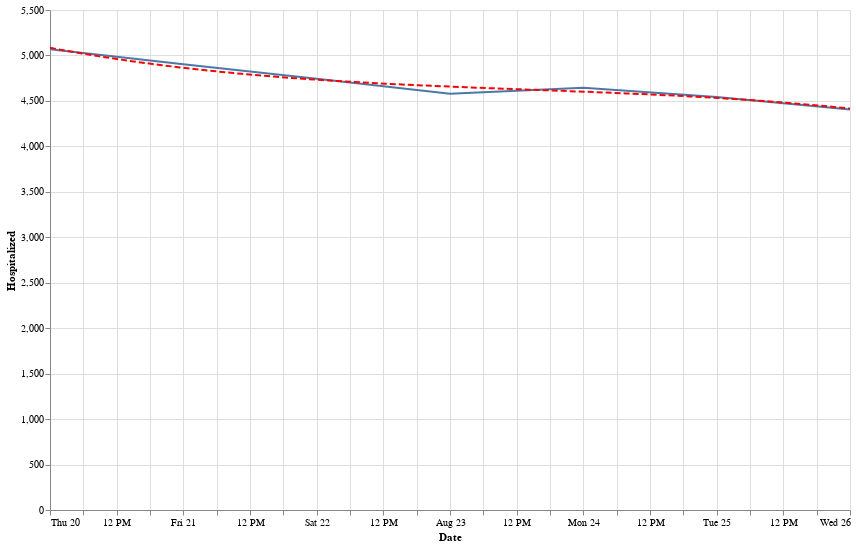

The notebook cell saved with this chart:
### Code cell
state = alt.Chart(data[data['State'] == 'FL'].sort_values('Date').tail(7)).mark_line().encode(
    x='Date:T',
    y='Hospitalized:Q'
)
reg = state.transform_regression("Date", "Hospitalized", method="poly").mark_line(color='red', strokeDash=[6,3])
(state+reg).properties(width=800, height=500).interactive()

### Figure 1 — Vega-Lite specification as saved in the notebook (floating-point values rounded to 4 significant figures)
{"config": {"view": {"continuousWidth": 400, "continuousHeight": 300}}, "layer": [{"mark": "line", "encoding": {"x": {"type": "temporal", "field": "Date"}, "y": {"type": "quantitative", "field": "Hospitalized"}}, "selection": {"selector008": {"type": "interval", "bind": "scales", "encodings": ["x", "y"]}}}, {"mark": {"type": "line", "color": "red", "strokeDash": [6, 3]}, "encoding": {"x": {"type": "temporal", "field": "Date"}, "y": {"type": "quantitative", "field": "Hospitalized"}}, "transform": [{"on": "Date", "regression": "Hospitalized", "method": "poly"}]}], "data": {"name": "data-e0cfc6ebce6b69bafe7ed0803155fa42"}, "height": 500, "width": 800, "$schema": "https://vega.github.io/schema/vega-lite/v4.0.2.json", "datasets": {"data-e0cfc6ebce6b69bafe7ed0803155fa42": [{"State": "FL", "Date": "08-20-2020", "Confirmed": 588600.0, "Deaths": 10050.0, "Recovered": 0.0, "Confirmed_New": 4555.0, "Deaths_New": 117.0, "Recovered_New": 0.0, "Active": 578600.0, "positive": 588600.0, "negative": 3747000.0, "pending": 3604.0, "Hospitalized": 5067.0, "hospitalizedCumulative": 36070.0, "inIcuCurrently": null, "inIcuCumulative": null, "onVentilatorCurrently": null, "onVentilatorCumulative": null, "recovered": null, "dataQualityGrade": "A", "lastUpdateEt": "8/19/2020 23:59", "dateModified": "2020-08-19T23:59:00Z", "checkTimeEt": "08/19 19:59", "death": 10190.0, "hospitalized": 36070.0, "dateChecked": "2020-08-19T23:59:00Z", "totalTestsViral": 5856000.0, "positiveTestsViral": 753400.0, "negativeTestsViral": 5071000.0, "positiveCasesViral": 588600.0, "deathConfirmed": 10190.0, "deathProbable": null, "totalTestEncountersViral": null, "totalTestsPeopleViral": 4342000.0, "totalTestsAntibody": 409000.0, "positiveTestsAntibody": 27320.0, "negativeTestsAntibody": 381600.0, "totalTestsPeopleAntibody": 401900.0, "positiveTestsPeopleAntibody": 26790.0, "negativeTestsPeopleAntibody": 375000.0, "totalTestsPeopleAntigen": null, "positiveTestsPeopleAntigen": 6338.0, "totalTestsAntigen": null, "positiveTestsAntigen": null, "fips": 12.0, "positiveIncrease": 4555.0, "negativeIncrease": 24960.0, "total": 4339000.0, "totalTestResultsSource": "posNeg", "totalTestResults": 4336000.0, "totalTestResultsIncrease": 29510.0, "posNeg": 4336000.0, "deathIncrease": 119.0, "hospitalizedIncrease": 450.0, "hash": "644335f834345bb8bd7a13a9e5c7a213901685a1", "commercialScore": 0.0, "negativeRegularScore": 0.0, "negativeScore": 0.0, "positiveScore": 0.0, "score": 0.0, "grade": null}, {"State": "FL", "Date": "08-21-2020", "Confirmed": 593300.0, "Deaths": 10170.0, "Recovered": 0.0, "Confirmed_New": 4684.0, "Deaths_New": 119.0, "Recovered_New": 0.0, "Active": 583100.0, "positive": 593300.0, "negative": 3774000.0, "pending": 3564.0, "Hospitalized": 4902.0, "hospitalizedCumulative": 36420.0, "inIcuCurrently": null, "inIcuCumulative": null, "onVentilatorCurrently": null, "onVentilatorCumulative": null, "recovered": null, "dataQualityGrade": "A", "lastUpdateEt": "8/20/2020 23:59", "dateModified": "2020-08-20T23:59:00Z", "checkTimeEt": "08/20 19:59", "death": 10300.0, "hospitalized": 36420.0, "dateChecked": "2020-08-20T23:59:00Z", "totalTestsViral": 5910000.0, "positiveTestsViral": 759700.0, "negativeTestsViral": 5117000.0, "positiveCasesViral": 593300.0, "deathConfirmed": 10300.0, "deathProbable": null, "totalTestEncountersViral": null, "totalTestsPeopleViral": 4374000.0, "totalTestsAntibody": 446700.0, "positiveTestsAntibody": 34740.0, "negativeTestsAntibody": 411900.0, "totalTestsPeopleAntibody": 437900.0, "positiveTestsPeopleAntibody": 34020.0, "negativeTestsPeopleAntibody": 403900.0, "totalTestsPeopleAntigen": null, "positiveTestsPeopleAntigen": 6686.0, "totalTestsAntigen": null, "positiveTestsAntigen": null, "fips": 12.0, "positiveIncrease": 4684.0, "negativeIncrease": 26780.0, "total": 4371000.0, "totalTestResultsSource": "posNeg", "totalTestResults": 4367000.0, "totalTestResultsIncrease": 31460.0, "posNeg": 4367000.0, "deathIncrease": 118.0, "hospitalizedIncrease": 355.0, "hash": "89284a5b5a77520d7d55c30c0bb585d0e5bb0710", "commercialScore": 0.0, "negativeRegularScore": 0.0, "negativeScore": 0.0, "positiveScore": 0.0, "score": 0.0, "grade": null}, {"State": "FL", "Date": "08-22-2020", "Confirmed": 597600.0, "Deaths": 10270.0, "Recovered": 0.0, "Confirmed_New": 4311.0, "Deaths_New": 106.0, "Recovered_New": 0.0, "Active": 587300.0, "positive": 597600.0, "negative": 3804000.0, "pending": 3572.0, "Hospitalized": 4745.0, "hospitalizedCumulative": 36760.0, "inIcuCurrently": null, "inIcuCumulative": null, "onVentilatorCurrently": null, "onVentilatorCumulative": null, "recovered": null, "dataQualityGrade": "A", "lastUpdateEt": "8/21/2020 23:59", "dateModified": "2020-08-21T23:59:00Z", "checkTimeEt": "08/21 19:59", "death": 10410.0, "hospitalized": 36760.0, "dateChecked": "2020-08-21T23:59:00Z", "totalTestsViral": 5971000.0, "positiveTestsViral": 765400.0, "negativeTestsViral": 5172000.0, "positiveCasesViral": 597600.0, "deathConfirmed": 10410.0, "deathProbable": null, "totalTestEncountersViral": null, "totalTestsPeopleViral": 4409000.0, "totalTestsAntibody": 446700.0, "positiveTestsAntibody": 34740.0, "negativeTestsAntibody": 411900.0, "totalTestsPeopleAntibody": 437900.0, "positiveTestsPeopleAntibody": 34020.0, "negativeTestsPeopleAntibody": 403900.0, "totalTestsPeopleAntigen": null, "positiveTestsPeopleAntigen": 6855.0, "totalTestsAntigen": null, "positiveTestsAntigen": null, "fips": 12.0, "positiveIncrease": 4311.0, "negativeIncrease": 30320.0, "total": 4405000.0, "totalTestResultsSource": "posNeg", "totalTestResults": 4402000.0, "totalTestResultsIncrease": 34640.0, "posNeg": 4402000.0, "deathIncrease": 107.0, "hospitalizedIncrease": 339.0, "hash": "0c5442f01d3bb972f1865417025d124cf654795c", "commercialScore": 0.0, "negativeRegularScore": 0.0, "negativeScore": 0.0, "positiveScore": 0.0, "score": 0.0, "grade": null}, {"State": "FL", "Date": "08-23-2020", "Confirmed": 600600.0, "Deaths": 10320.0, "Recovered": 0.0, "Confirmed_New": 2974.0, "Deaths_New": 51.0, "Recovered_New": 0.0, "Active": 590200.0, "positive": 600600.0, "negative": 3828000.0, "pending": 3568.0, "Hospitalized": 4580.0, "hospitalizedCumulative": 36900.0, "inIcuCurrently": null, "inIcuCumulative": null, "onVentilatorCurrently": null, "onVentilatorCumulative": null, "recovered": null, "dataQualityGrade": "A", "lastUpdateEt": "8/22/2020 23:59", "dateModified": "2020-08-22T23:59:00Z", "checkTimeEt": "08/22 19:59", "death": 10460.0, "hospitalized": 36900.0, "dateChecked": "2020-08-22T23:59:00Z", "totalTestsViral": 6016000.0, "positiveTestsViral": 769700.0, "negativeTestsViral": 5213000.0, "positiveCasesViral": 600600.0, "deathConfirmed": 10460.0, "deathProbable": null, "totalTestEncountersViral": null, "totalTestsPeopleViral": 4435000.0, "totalTestsAntibody": 446700.0, "positiveTestsAntibody": 34740.0, "negativeTestsAntibody": 411900.0, "totalTestsPeopleAntibody": 437900.0, "positiveTestsPeopleAntibody": 34020.0, "negativeTestsPeopleAntibody": 403900.0, "totalTestsPeopleAntigen": null, "positiveTestsPeopleAntigen": 6905.0, "totalTestsAntigen": null, "positiveTestsAntigen": null, "fips": 12.0, "positiveIncrease": 2974.0, "negativeIncrease": 23810.0, "total": 4432000.0, "totalTestResultsSource": "posNeg", "totalTestResults": 4429000.0, "totalTestResultsIncrease": 26790.0, "posNeg": 4429000.0, "deathIncrease": 51.0, "hospitalizedIncrease": 139.0, "hash": "ef43c6148e4340387de4501c84e8c2f8223bacb6", "commercialScore": 0.0, "negativeRegularScore": 0.0, "negativeScore": 0.0, "positiveScore": 0.0, "score": 0.0, "grade": null}, {"State": "FL", "Date": "08-24-2020", "Confirmed": 602800.0, "Deaths": 10400.0, "Recovered": 0.0, "Confirmed_New": 2258.0, "Deaths_New": 72.0, "Recovered_New": 0.0, "Active": 592400.0, "positive": 602800.0, "negative": 3844000.0, "pending": 3561.0, "Hospitalized": 4646.0, "hospitalizedCumulative": 37030.0, "inIcuCurrently": null, "inIcuCumulative": null, "onVentilatorCurrently": null, "onVentilatorCumulative": null, "recovered": null, "dataQualityGrade": "A", "lastUpdateEt": "8/23/2020 23:59", "dateModified": "2020-08-23T23:59:00Z", "checkTimeEt": "08/23 19:59", "death": 10530.0, "hospitalized": 37030.0, "dateChecked": "2020-08-23T23:59:00Z", "totalTestsViral": 6047000.0, "positiveTestsViral": 772600.0, "negativeTestsViral": 5241000.0, "positiveCasesViral": 602800.0, "deathConfirmed": 10530.0, "deathProbable": null, "totalTestEncountersViral": null, "totalTestsPeopleViral": 4454000.0, "totalTestsAntibody": 446700.0, "positiveTestsAntibody": 34740.0, "negativeTestsAntibody": 411900.0, "totalTestsPeopleAntibody": 437900.0, "positiveTestsPeopleAntibody": 34020.0, "negativeTestsPeopleAntibody": 403900.0, "totalTestsPeopleAntigen": null, "positiveTestsPeopleAntigen": 7174.0, "totalTestsAntigen": null, "positiveTestsAntigen": null, "fips": 12.0, "positiveIncrease": 2258.0, "negativeIncrease": 16260.0, "total": 4451000.0, "totalTestResultsSource": "posNeg", "totalTestResults": 4447000.0, "totalTestResultsIncrease": 18520.0, "posNeg": 4447000.0, "deathIncrease": 72.0, "hospitalizedIncrease": 129.0, "hash": "5be65207172edaaad95bc3cd8b54ef865eacf9a8", "commercialScore": 0.0, "negativeRegularScore": 0.0, "negativeScore": 0.0, "positiveScore": 0.0, "score": 0.0, "grade": null}, {"State": "FL", "Date": "08-25-2020", "Confirmed": 605500.0, "Deaths": 10580.0, "Recovered": 0.0, "Confirmed_New": 2673.0, "Deaths_New": 183.0, "Recovered_New": 0.0, "Active": 594900.0, "positive": 605500.0, "negative": 3861000.0, "pending": 3555.0, "Hospitalized": 4544.0, "hospitalizedCumulative": 37480.0, "inIcuCurrently": null, "inIcuCumulative": null, "onVentilatorCurrently": null, "onVentilatorCumulative": null, "recovered": null, "dataQualityGrade": "A", "lastUpdateEt": "8/24/2020 23:59", "dateModified": "2020-08-24T23:59:00Z", "checkTimeEt": "08/24 19:59", "death": 10720.0, "hospitalized": 37480.0, "dateChecked": "2020-08-24T23:59:00Z", "totalTestsViral": 6081000.0, "positiveTestsViral": 776500.0, "negativeTestsViral": 5271000.0, "positiveCasesViral": 605500.0, "deathConfirmed": 10720.0, "deathProbable": null, "totalTestEncountersViral": null, "totalTestsPeopleViral": 4473000.0, "totalTestsAntibody": 446700.0, "positiveTestsAntibody": 34740.0, "negativeTestsAntibody": 411900.0, "totalTestsPeopleAntibody": 437900.0, "positiveTestsPeopleAntibody": 34020.0, "negativeTestsPeopleAntibody": 403900.0, "totalTestsPeopleAntigen": null, "positiveTestsPeopleAntigen": 7435.0, "totalTestsAntigen": null, "positiveTestsAntigen": null, "fips": 12.0, "positiveIncrease": 2673.0, "negativeIncrease": 16700.0, "total": 4470000.0, "totalTestResultsSource": "posNeg", "totalTestResults": 4467000.0, "totalTestResultsIncrease": 19370.0, "posNeg": 4467000.0, "deathIncrease": 183.0, "hospitalizedIncrease": 445.0, "hash": "0dc6a87f0e488ac61ab939b4ebef732f7cdb17c4", "commercialScore": 0.0, "negativeRegularScore": 0.0, "negativeScore": 0.0, "positiveScore": 0.0, "score": 0.0, "grade": null}, {"State": "FL", "Date": "08-26-2020", "Confirmed": 608700.0, "Deaths": 10730.0, "Recovered": 0.0, "Confirmed_New": 3220.0, "Deaths_New": 153.0, "Recovered_New": 0.0, "Active": 598000.0, "positive": 608700.0, "negative": 3884000.0, "pending": 3504.0, "Hospitalized": 4405.0, "hospitalizedCumulative": 37850.0, "inIcuCurrently": null, "inIcuCumulative": null, "onVentilatorCurrently": null, "onVentilatorCumulative": null, "recovered": null, "dataQualityGrade": "A", "lastUpdateEt": "8/25/2020 23:59", "dateModified": "2020-08-25T23:59:00Z", "checkTimeEt": "08/25 19:59", "death": 10870.0, "hospitalized": 37850.0, "dateChecked": "2020-08-25T23:59:00Z", "totalTestsViral": 6126000.0, "positiveTestsViral": 781100.0, "negativeTestsViral": 5310000.0, "positiveCasesViral": 608700.0, "deathConfirmed": 10870.0, "deathProbable": null, "totalTestEncountersViral": null, "totalTestsPeopleViral": 4500000.0, "totalTestsAntibody": 446700.0, "positiveTestsAntibody": 34740.0, "negativeTestsAntibody": 411900.0, "totalTestsPeopleAntibody": 437900.0, "positiveTestsPeopleAntibody": 34020.0, "negativeTestsPeopleAntibody": 403900.0, "totalTestsPeopleAntigen": null, "positiveTestsPeopleAntigen": 7743.0, "totalTestsAntigen": null, "positiveTestsAntigen": null, "fips": 12.0, "positiveIncrease": 3220.0, "negativeIncrease": 23070.0, "total": 4496000.0, "totalTestResultsSource": "posNeg", "totalTestResults": 4493000.0, "totalTestResultsIncrease": 26290.0, "posNeg": 4493000.0, "deathIncrease": 155.0, "hospitalizedIncrease": 370.0, "hash": "821eeed5384c829b4dde31a4c9a1ebf0cc33f240", "commercialScore": 0.0, "negativeRegularScore": 0.0, "negativeScore": 0.0, "positiveScore": 0.0, "score": 0.0, "grade": null}]}}
